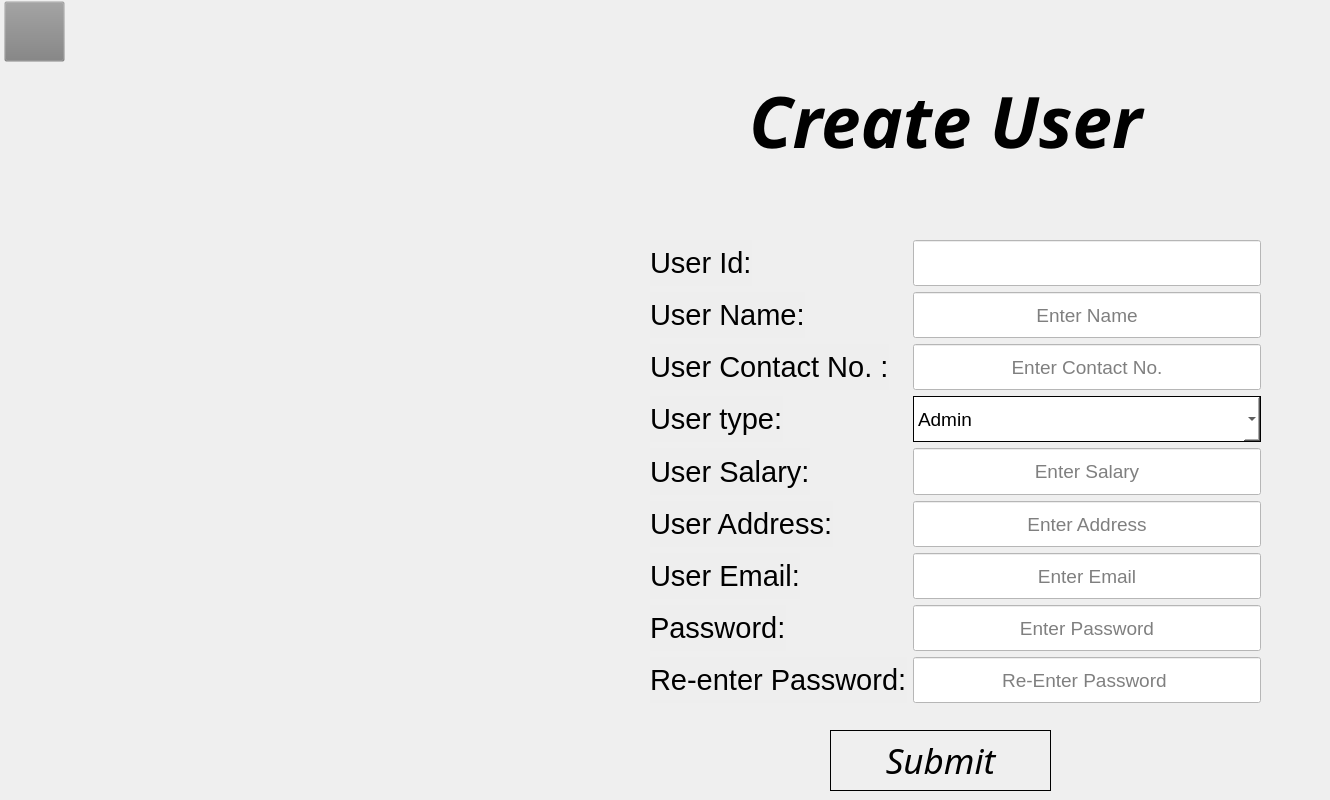
    <widget class="QWidget" name="CreateUserform">
     <widget class="QLabel" name="label_77">
      <property name="geometry">
       <rect>
        <x>570</x>
        <y>60</y>
        <width>751</width>
        <height>121</height>
       </rect>
      </property>
      <property name="font">
       <font>
        <family>JasmineUPC</family>
        <pointsize>53</pointsize>
        <weight>75</weight>
        <italic>true</italic>
        <bold>true</bold>
       </font>
      </property>
      <property name="styleSheet">
       <string notr="true">background-color: rgb(128, 128, 128, 0.001);</string>
      </property>
      <property name="text">
       <string>Create User</string>
      </property>
      <property name="alignment">
       <set>Qt::AlignCenter</set>
      </property>
     </widget>
     <widget class="QPushButton" name="pushButton_6">
      <property name="geometry">
       <rect>
        <x>830</x>
        <y>730</y>
        <width>221</width>
        <height>61</height>
       </rect>
      </property>
      <property name="font">
       <font>
        <family>Poppins</family>
        <pointsize>26</pointsize>
        <weight>50</weight>
        <italic>true</italic>
        <bold>false</bold>
       </font>
      </property>
      <property name="styleSheet">
       <string notr="true">border:1px solid black</string>
      </property>
      <property name="text">
       <string>Submit</string>
      </property>
     </widget>
     <widget class="QPushButton" name="user_addform_backbutton">
      <property name="geometry">
       <rect>
        <x>4</x>
        <y>1</y>
        <width>61</width>
        <height>61</height>
       </rect>
      </property>
      <property name="styleSheet">
       <string notr="true">
background-color: rgb(128, 128, 128, 0.01);
border-image: url(:/back-button.png);</string>
      </property>
      <property name="text">
       <string/>
      </property>
     </widget>
     <widget class="QWidget" name="layoutWidget">
      <property name="geometry">
       <rect>
        <x>650</x>
        <y>240</y>
        <width>611</width>
        <height>463</height>
       </rect>
      </property>
      <layout class="QFormLayout" name="formLayout_8">
       <item row="0" column="0">
        <widget class="QLabel" name="label_73">
         <property name="font">
          <font>
           <pointsize>22</pointsize>
          </font>
         </property>
         <property name="styleSheet">
          <string notr="true">background-color:rgb(128,128,128,0.01);</string>
         </property>
         <property name="text">
          <string>User Id:</string>
         </property>
        </widget>
       </item>
       <item row="0" column="1">
        <widget class="QLineEdit" name="lineEdit_28">
         <property name="enabled">
          <bool>false</bool>
         </property>
         <property name="sizePolicy">
          <sizepolicy hsizetype="Expanding" vsizetype="Expanding">
           <horstretch>0</horstretch>
           <verstretch>0</verstretch>
          </sizepolicy>
         </property>
         <property name="font">
          <font>
           <pointsize>14</pointsize>
          </font>
         </property>
         <property name="styleSheet">
          <string notr="true">
background-color: white;</string>
         </property>
         <property name="alignment">
          <set>Qt::AlignCenter</set>
         </property>
         <property name="placeholderText">
          <string/>
         </property>
        </widget>
       </item>
       <item row="1" column="0">
        <widget class="QLabel" name="label_72">
         <property name="font">
          <font>
           <pointsize>22</pointsize>
          </font>
         </property>
         <property name="styleSheet">
          <string notr="true">background-color:rgb(128,128,128,0.01);</string>
         </property>
         <property name="text">
          <string>User Name:</string>
         </property>
        </widget>
       </item>
       <item row="1" column="1">
        <widget class="QLineEdit" name="lineEdit_33">
         <property name="sizePolicy">
          <sizepolicy hsizetype="Expanding" vsizetype="Expanding">
           <horstretch>0</horstretch>
           <verstretch>0</verstretch>
          </sizepolicy>
         </property>
         <property name="font">
          <font>
           <pointsize>14</pointsize>
          </font>
         </property>
         <property name="styleSheet">
          <string notr="true">
background-color: white;</string>
         </property>
         <property name="alignment">
          <set>Qt::AlignCenter</set>
         </property>
         <property name="placeholderText">
          <string>Enter Name</string>
         </property>
        </widget>
       </item>
       <item row="2" column="0">
        <widget class="QLabel" name="label_75">
         <property name="font">
          <font>
           <pointsize>22</pointsize>
          </font>
         </property>
         <property name="styleSheet">
          <string notr="true">background-color:rgb(128,128,128,0.01);</string>
         </property>
         <property name="text">
          <string>User Contact No. :</string>
         </property>
        </widget>
       </item>
       <item row="2" column="1">
        <widget class="QLineEdit" name="lineEdit_31">
         <property name="sizePolicy">
          <sizepolicy hsizetype="Expanding" vsizetype="Expanding">
           <horstretch>0</horstretch>
           <verstretch>0</verstretch>
          </sizepolicy>
         </property>
         <property name="font">
          <font>
           <pointsize>14</pointsize>
          </font>
         </property>
         <property name="styleSheet">
          <string notr="true">
background-color: white;</string>
         </property>
         <property name="alignment">
          <set>Qt::AlignCenter</set>
         </property>
         <property name="placeholderText">
          <string>Enter Contact No.</string>
         </property>
        </widget>
       </item>
       <item row="3" column="0">
        <widget class="QLabel" name="label_71">
         <property name="font">
          <font>
           <pointsize>22</pointsize>
          </font>
         </property>
         <property name="styleSheet">
          <string notr="true">background-color:rgb(128,128,128,0.01);</string>
         </property>
         <property name="text">
          <string>User type:</string>
         </property>
        </widget>
       </item>
       <item row="3" column="1">
        <widget class="QComboBox" name="comboBox_20">
         <property name="sizePolicy">
          <sizepolicy hsizetype="Preferred" vsizetype="Expanding">
           <horstretch>0</horstretch>
           <verstretch>0</verstretch>
          </sizepolicy>
         </property>
         <property name="font">
          <font>
           <family>MS Shell Dlg 2</family>
           <pointsize>14</pointsize>
           <weight>50</weight>
           <italic>false</italic>
           <bold>false</bold>
          </font>
         </property>
         <property name="styleSheet">
          <string notr="true">background-color:rgb(255,255,255);
border:1px solid black
</string>
         </property>
         <item>
          <property name="text">
           <string>Admin</string>
          </property>
         </item>
         <item>
          <property name="text">
           <string>Inventory Manager</string>
          </property>
         </item>
         <item>
          <property name="text">
           <string>Receptionist</string>
          </property>
         </item>
         <item>
          <property name="text">
           <string>Staff Manager</string>
          </property>
         </item>
         <item>
          <property name="text">
           <string>Event Manager</string>
          </property>
         </item>
        </widget>
       </item>
       <item row="4" column="0">
        <widget class="QLabel" name="label_70">
         <property name="font">
          <font>
           <pointsize>22</pointsize>
          </font>
         </property>
         <property name="styleSheet">
          <string notr="true">background-color:rgb(128,128,128,0.01);</string>
         </property>
         <property name="text">
          <string>User Salary:</string>
         </property>
        </widget>
       </item>
       <item row="4" column="1">
        <widget class="QLineEdit" name="lineEdit_26">
         <property name="sizePolicy">
          <sizepolicy hsizetype="Expanding" vsizetype="Expanding">
           <horstretch>0</horstretch>
           <verstretch>0</verstretch>
          </sizepolicy>
         </property>
         <property name="font">
          <font>
           <pointsize>14</pointsize>
          </font>
         </property>
         <property name="styleSheet">
          <string notr="true">
background-color: white;</string>
         </property>
         <property name="alignment">
          <set>Qt::AlignCenter</set>
         </property>
         <property name="placeholderText">
          <string>Enter Salary</string>
         </property>
        </widget>
       </item>
       <item row="5" column="0">
        <widget class="QLabel" name="label_76">
         <property name="font">
          <font>
           <pointsize>22</pointsize>
          </font>
         </property>
         <property name="styleSheet">
          <string notr="true">background-color:rgb(128,128,128,0.01);</string>
         </property>
         <property name="text">
          <string>User Address:</string>
         </property>
        </widget>
       </item>
       <item row="5" column="1">
        <widget class="QLineEdit" name="lineEdit_32">
         <property name="sizePolicy">
          <sizepolicy hsizetype="Expanding" vsizetype="Expanding">
           <horstretch>0</horstretch>
           <verstretch>0</verstretch>
          </sizepolicy>
         </property>
         <property name="font">
          <font>
           <pointsize>14</pointsize>
          </font>
         </property>
         <property name="styleSheet">
          <string notr="true">
background-color: white;</string>
         </property>
         <property name="alignment">
          <set>Qt::AlignCenter</set>
         </property>
         <property name="placeholderText">
          <string>Enter Address</string>
         </property>
        </widget>
       </item>
       <item row="6" column="0">
        <widget class="QLabel" name="label_88">
         <property name="font">
          <font>
           <pointsize>22</pointsize>
          </font>
         </property>
         <property name="styleSheet">
          <string notr="true">background-color:rgb(128,128,128,0.01);</string>
         </property>
         <property name="text">
          <string>User Email:</string>
         </property>
        </widget>
       </item>
       <item row="6" column="1">
        <widget class="QLineEdit" name="lineEdit_38">
         <property name="sizePolicy">
          <sizepolicy hsizetype="Expanding" vsizetype="Expanding">
           <horstretch>0</horstretch>
           <verstretch>0</verstretch>
          </sizepolicy>
         </property>
         <property name="font">
          <font>
           <pointsize>14</pointsize>
          </font>
         </property>
         <property name="styleSheet">
          <string notr="true">
background-color: white;</string>
         </property>
         <property name="alignment">
          <set>Qt::AlignCenter</set>
         </property>
         <property name="placeholderText">
          <string>Enter Email</string>
         </property>
        </widget>
       </item>
       <item row="7" column="0">
        <widget class="QLabel" name="label_95">
         <property name="font">
          <font>
           <pointsize>22</pointsize>
          </font>
         </property>
         <property name="styleSheet">
          <string notr="true">background-color:rgb(128,128,128,0.01);</string>
         </property>
         <property name="text">
          <string>Password:</string>
         </property>
        </widget>
       </item>
       <item row="7" column="1">
        <widget class="QLineEdit" name="lineEdit_39">
         <property name="sizePolicy">
          <sizepolicy hsizetype="Expanding" vsizetype="Expanding">
           <horstretch>0</horstretch>
           <verstretch>0</verstretch>
          </sizepolicy>
         </property>
         <property name="font">
          <font>
           <pointsize>14</pointsize>
          </font>
         </property>
         <property name="styleSheet">
          <string notr="true">
background-color: white;</string>
         </property>
         <property name="alignment">
          <set>Qt::AlignCenter</set>
         </property>
         <property name="placeholderText">
          <string>Enter Password</string>
         </property>
        </widget>
       </item>
       <item row="8" column="0">
        <widget class="QLabel" name="label_96">
         <property name="font">
          <font>
           <pointsize>22</pointsize>
          </font>
         </property>
         <property name="styleSheet">
          <string notr="true">background-color:rgb(128,128,128,0.01);</string>
         </property>
         <property name="text">
          <string>Re-enter Password:</string>
         </property>
        </widget>
       </item>
       <item row="8" column="1">
        <widget class="QLineEdit" name="lineEdit_40">
         <property name="sizePolicy">
          <sizepolicy hsizetype="Expanding" vsizetype="Expanding">
           <horstretch>0</horstretch>
           <verstretch>0</verstretch>
          </sizepolicy>
         </property>
         <property name="font">
          <font>
           <pointsize>14</pointsize>
          </font>
         </property>
         <property name="styleSheet">
          <string notr="true">
background-color: white;</string>
         </property>
         <property name="alignment">
          <set>Qt::AlignCenter</set>
         </property>
         <property name="placeholderText">
          <string>Re-Enter Password </string>
         </property>
        </widget>
       </item>
      </layout>
     </widget>
    </widget>
